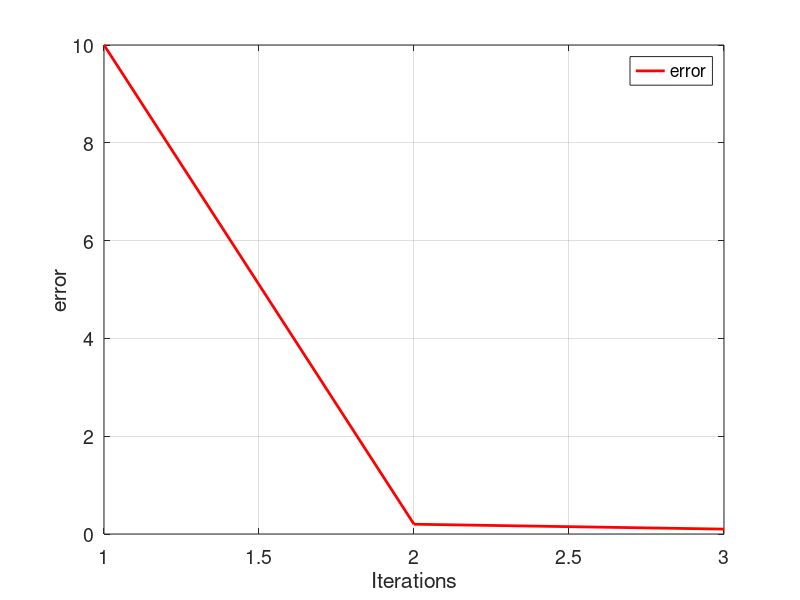

Write the MATLAB code that produced this figure.
i=1
xl=0.1
xu=0.5
e(i)=10

while (e(i)>0.1)
    
    xr=(xl+xu)/2
    
    gxl= log((xl^2)+1)-exp(xl/2)*cos(pi*xl)
    gxr= log((xr^2)+1)-exp(xr/2)*cos(pi*xr)
    gxu= log((xu^2)+1)-exp(xu/2)*cos(pi*xu)
    
    if (gxl*gxr < 0)
        xu=xr
        e(i+1)=abs(xr-xl)
    end
    
    if (gxu*gxr < 0)
        xl=xr 
        e(i+1)= abs(xu-xr)
    end
    i=i+1;
    
    if (gxu*gxr==0)
        xr=xr;
    end
    
end
tamanyo = size(e);
ite = 1:1:tamanyo(2);

figure ('DefaultAxesFontsize', 14)
set (gcf, 'color', 'white');
plot(ite,e,'color',[1 0 0],'LineWidth',2);
grid on
hold on
xlabel('Iterations')
ylabel('error')
legend ('error')
    